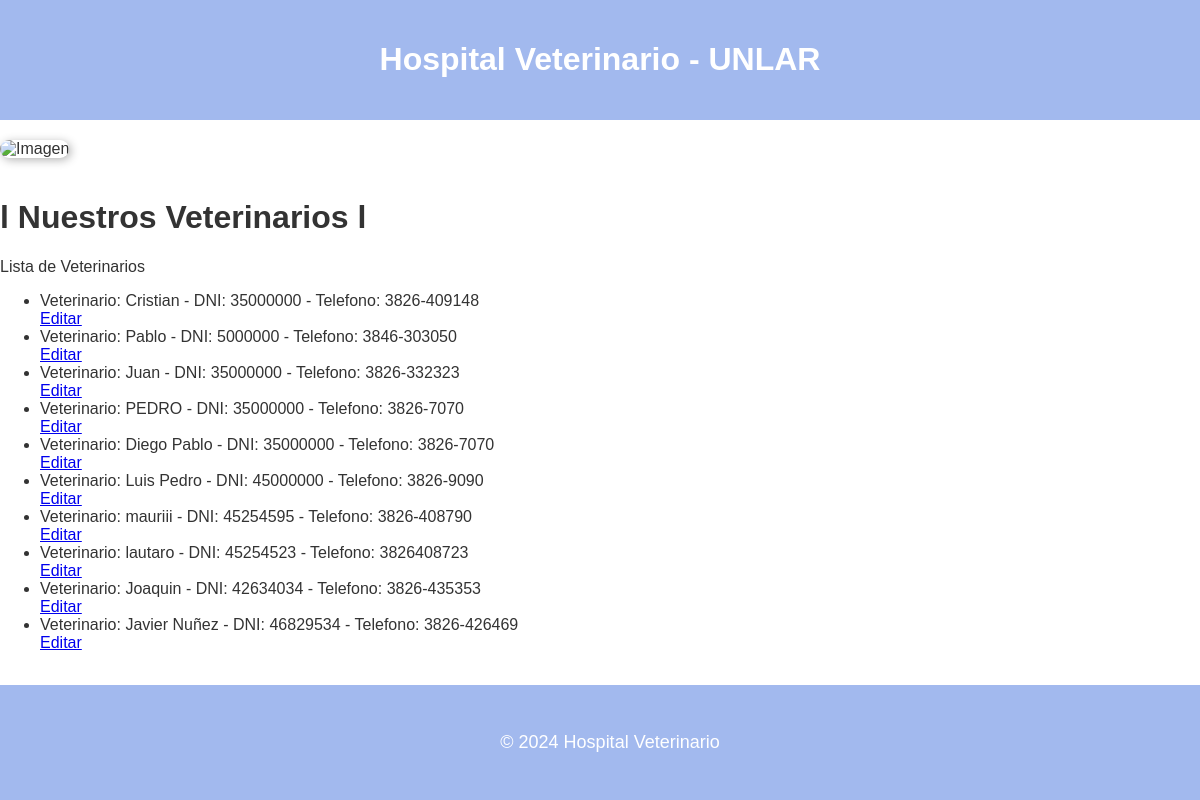
Page /hospitalVet/veterinario/list/ on the committed database.
### apps/homepage/models.py (models this page shows, shortened)
class Veterinario(models.Model):
    nombre = models.CharField(max_length=100, verbose_name='Nombre del Veterinario')
    telefono = models.CharField(max_length=100, verbose_name='Telefono')
    direccion = models.CharField(max_length=100, verbose_name='Dirección')
    dni = models.IntegerField(default=1, null=True, blank=True, verbose_name='DNI')
    class Meta:
        verbose_name = 'Veterinario'
        verbose_name_plural = 'Veterinarios'
        ordering = ['id']

### apps/homepage/views/veterinario/views.py (the view)
# urls.py: path('veterinario/list/', VeterinarioListView.as_view(), name='veterinario-list'),
class VeterinarioListView(ListView):
    model = Veterinario
    template_name = 'veterinario/list.html'
    def get_queryset(self):
        return  Veterinario.objects.all()
    def get_context_data(self, **kwargs):
        context = super().get_context_data(**kwargs)
        context['tittle'] = 'Lista de Veterinarios'
        return context

### apps/homepage/templates/veterinario/list.html (shortened to what this page needs)
{% load static %}
<!DOCTYPE html>
<html lang="en">
<head>
    <link rel="stylesheet" href="{% static 'homepage/css/style.css' %}">
</head>
<body>
    <header>
        <h1>Hospital Veterinario - UNLAR</h1>
    </header>
    <main>
        <img src="{% static 'img/Hospitalveterinarioseded.jpeg' %}" alt="Imagen" class="img-modificada">
        <h1>l Nuestros Veterinarios l</h1>
        {{ tittle }}
        <ul>
            {% for veterinario in object_list %}
            <li>Veterinario: {{ veterinario.nombre }} - DNI: {{ veterinario.dni }} - Telefono: {{ veterinario.telefono }}</li>
            <a href="{% url 'veterinario-update' veterinario.pk %}">Editar</a>
            {% empty %}
            <li>Sin Registros.</li>
            {% endfor %}
        </ul>
        <div style="margin-top: 20px;">
            <a href="{% url 'veterinario-create' %}" class="btn-create">Agregar Veterinario</a>
        </div>
    </main>
    <footer>
        <p>© 2024 Hospital Veterinario</p>
    </footer>
</body>
</html>

### apps/homepage/static/homepage/css/style.css (style rules this page uses)
body { font-family: Arial, sans-serif; background-color: #ffffff; color: #333; margin: 0; padding: 0; }
header { background-color: #A2B9EE; color: white; text-align: center; padding: 20px; }
p { font-size: 18px; line-height: 1.6; padding: 15px; }
footer { background-color: #A2B9EE; color: white; text-align: center; padding: 10px; position: fixed; bottom: 0; width: 100%; }
.img-modificada { width: 300px; height: auto; margin-left: 30px; border-radius: 15px; box-shadow: 2px 2px 10px rgba(0, 0, 0, 0.3); margin: 20px auto; }
.btn-create { display: inline-block; background-color: #A2B9EE; color: white; padding: 10px 20px; text-decoration: none; border-radius: 5px; font-size: 16px; margin-top: 20px; margin-left: 20px; transition: background-color 0.3s ease; }

### rows in the picture
Veterinario: nombre "Cristian", dni "35000000", telefono "3826-409148"
Veterinario: nombre "Pablo", dni "5000000", telefono "3846-303050"
Veterinario: nombre "Juan", dni "35000000", telefono "3826-332323"
Veterinario: nombre "PEDRO", dni "35000000", telefono "3826-7070"
Veterinario: nombre "Diego Pablo", dni "35000000", telefono "3826-7070"
Veterinario: nombre "Luis Pedro", dni "45000000", telefono "3826-9090"
Veterinario: nombre "mauriii", dni "45254595", telefono "3826-408790"
Veterinario: nombre "lautaro", dni "45254523", telefono "3826408723"
Veterinario: nombre "Joaquin", dni "42634034", telefono "3826-435353"
Veterinario: nombre "Javier Nuñez", dni "46829534", telefono "3826-426469"

### other values in the picture
{{ tittle }} "Lista de Veterinarios"
